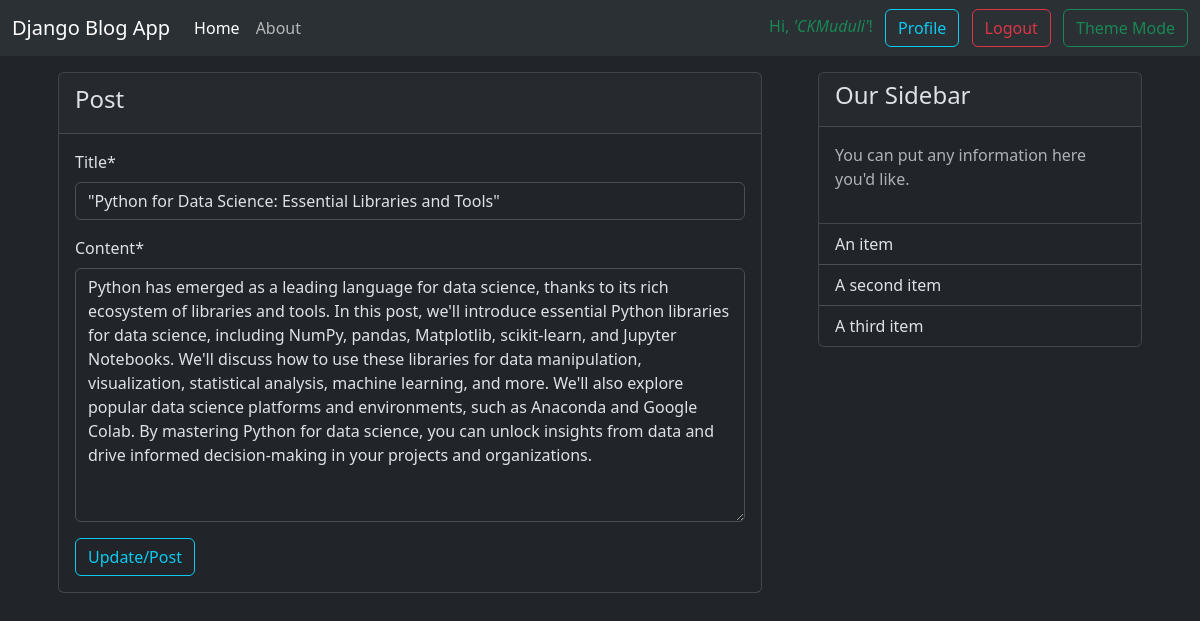
Page /post/2/update/ (signed in) on the committed database.
### blog/models.py (models this page shows, shortened)
class Post(models.Model):
    title = models.CharField(max_length=150)
    content = models.TextField()
    date_posted = models.DateTimeField(default=datetime.datetime.now)
    author = models.ForeignKey(User, on_delete=models.CASCADE)

### blog/views.py (the view, shortened to what this page needs)
# urls.py: path('post/<int:pk>/update/', PostUpdateView.as_view(), name='blog-post-update'),
class PostUpdateView(LoginRequiredMixin, UserPassesTestMixin, UpdateView):
    model = Post
    fields = ['title', 'content']
    def test_func(self):
        post = self.get_object()
        if self.request.user == post.author:
            return True
        return False

### blog/templates/blog/post_form.html (shortened to what this page needs)
{% extends 'base.html' %}
{% load crispy_forms_tags %}
{% block navButtons %}
    <a type="button" class="btn btn-outline-info me-2" href="{% url 'profile' %}">Profile</a>
{% endblock %}
{% block content %}
    <div class="card m-3">
        <div class="card-header">
            <fieldset class="form-group">
                <legend>Post</legend>
            </fieldset>
        </div>
        <div class="card-body">
            <form action="" method="post">
                {{ form|crispy }}
                <button class="btn btn-outline-info" type="submit">Update/Post</button>
            </form>
        </div>
    </div>
{% endblock %}

### blog/templates/base.html (shortened to what this page needs)
{% load static %}
<!doctype html>
<html lang="en" data-bs-theme="dark">
<head>
    <link href="https://cdn.jsdelivr.net/npm/bootstrap@5.3.3/dist/css/bootstrap.min.css" rel="stylesheet"
>
</head>
<body>
<header>
    <nav class="navbar navbar-expand-md sticky-top bg-body-tertiary">
        <div class="container-fluid">
            <a class="navbar-brand" href="#">Django Blog App</a>
            <div class="collapse navbar-collapse" id="navbarCollapse">
                <ul class="navbar-nav me-auto mb-2 mb-md-0">
                    <li class="nav-item">
                        <a class="nav-link active" aria-current="page" href="{% url 'blog-index' %}">Home</a>
                    </li>
                    <li class="nav-item">
                        <a class="nav-link" href="{% url 'blog-about' %}">About</a>
                    </li>
                </ul>
                <div class="text-end">
                    {% if user.is_authenticated %}
                        <p class="d-inline me-2 text-success">Hi, <i>'{{ user.username }}'</i>!</p>
                        {% block navButtons %}
                        {% endblock %}
                        <form action="{% url 'logout' %}" method="post" class="d-inline">
                            <button type="submit" class="btn btn-outline-danger me-2">Logout</button>
                        </form>
                    {% else %}
                        <p class="d-inline me-2 text-danger">You are not logged in! </p>
                        <a type="button" class="btn btn-outline-primary me-2" href="{% url 'login' %}">Login</a>
                        <a type="button" class="btn btn-outline-info me-2" href="{% url 'register' %}">Register</a>
                    {% endif %}
                    <button type="button" class="btn btn-outline-success" id="btn">Theme Mode</button>
                </div>
            </div>
        </div>
    </nav>
</header>
<main role="main" class="container">
    <div class="row">
        <div class="col-md-8">
            {% block content %}
            {% endblock %}
        </div>
        <div class="col-md-4">
            <div class="card m-3">
                <div class="card-header">
                    <h4>Our Sidebar</h4>
                </div>
                <div class="card-body"><p class="text-muted">You can put any information here you'd like.</p></div>
                <ul class="list-group list-group-flush">
                    <li class="list-group-item">An item</li>
                    <li class="list-group-item">A second item</li>
                    <li class="list-group-item">A third item</li>
                </ul>
            </div>
        </div>
    </div>
</main>
</body>
</html>

### rows in the picture
Post: title "\"Python for Data Science: Essential Libraries and Tools\"", content "Python has emerged as a leading language for data science, thanks to its rich ecosystem of libraries and tools. In this post, we'll introduce essential Python libraries for data science, including NumPy, pandas, Matplotlib, scikit-learn, and Jupyter Notebooks. We'll discuss how to use these libraries for data manipulation, visualization, statistical analysis, machine learning, and more. We'll also explore popular data science platforms and environments, such as Anaconda and Google Colab. By mastering Python for data science, you can unlock insights from data and drive informed decision-making in your projects and organizations."

### other values in the picture
{{ user.username }} "CKMuduli"
